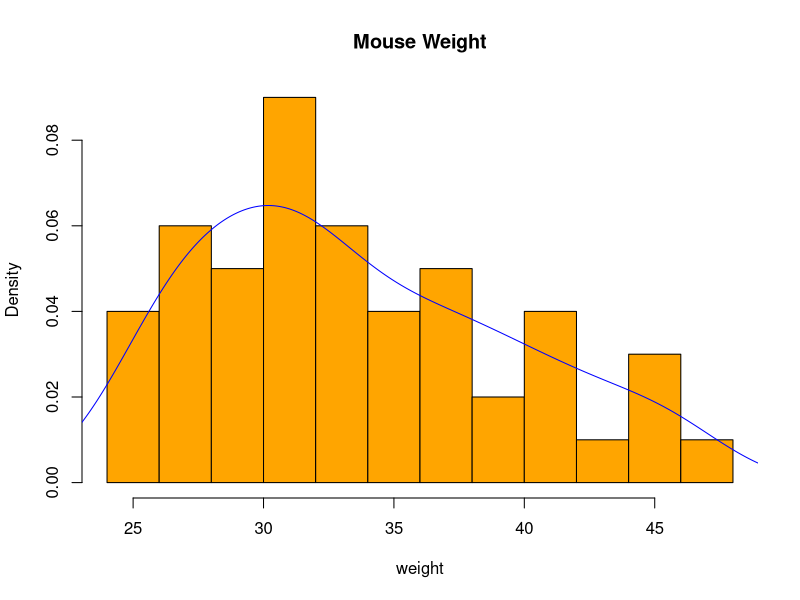
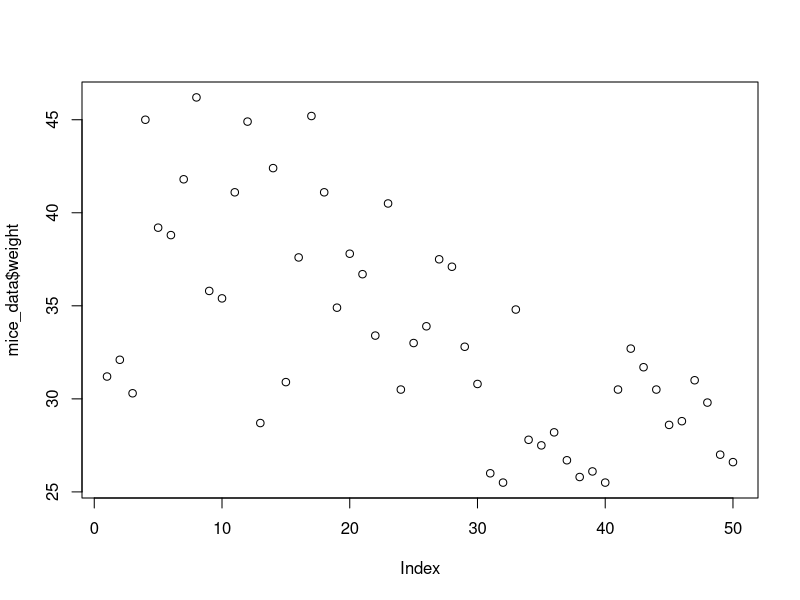
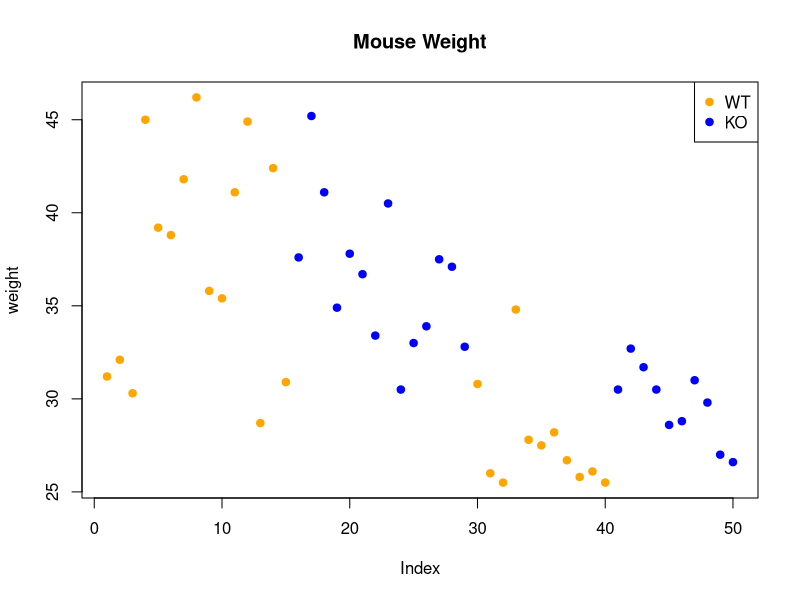

Write the R code that produced these figures, in order.
# First Steps in R, Practice 7

# Let's come back to the mice dataset stored in the "mice_data" data frame (Let’s practice – 3).
#


# 1) Check your data frame: did it load correctly? Make sure genotype and diet are factor variables.

getwd() # check where you are. If you didn't change anything, you will be in the folder with the .Rproj file (rpoject root)

mice_data <- read.table("course_datasets/mice_data.csv", header=TRUE, sep=",",
                        colClasses=c("factor", "factor", "numeric")) # define classes for columns

str(mice_data)


# genotype and diet are factor variables
# by default, factor levels are in alphabetical order
# change the order of factor levels for the genotype: put WT first, it is probably the reference
mice_data$genotype <- factor(mice_data$genotype, levels=c("WT", "KO"))

#

# 2) Plot an histogram of mouse weight and customize it with colours, labels, title and represent the density line on top.
hist(mice_data$weight,
     freq=FALSE, breaks=8,
     main="Mouse Weight",
     col='orange' ,
     xlab='weight')
lines(density(mice_data$weight), col='blue')
# freq=FALSE makes the histogram density based, which makes it scale well with the density line

# 3) Make a scatter plot of mouse weights using the function plot(), with no additional arguments.

#    Then re-do the plot by adding function arguments: Use solid circles as plotting symbol,
#    add a title, customise the y-axis label, and colour the points by genotype. Add a legend.

plot(mice_data$weight)

plot(mice_data$weight,
     main="Mouse Weight",
     ylab='weight',
     pch=19,
     col=c("orange", "blue")[mice_data$genotype]
)
legend('topright',
       legend=levels(mice_data$genotype),
       col=c('orange','blue'),
       pch=19)

